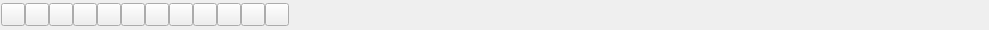
<?xml version="1.0" encoding="UTF-8"?>
<ui version="4.0">
 <class>QG_SnapToolBar</class>
 <widget class="QWidget" name="QG_SnapToolBar">
  <property name="geometry">
   <rect>
    <x>0</x>
    <y>0</y>
    <width>989</width>
    <height>30</height>
   </rect>
  </property>
  <property name="sizePolicy">
   <sizepolicy hsizetype="Preferred" vsizetype="Preferred">
    <horstretch>0</horstretch>
    <verstretch>0</verstretch>
   </sizepolicy>
  </property>
  <property name="minimumSize">
   <size>
    <width>373</width>
    <height>24</height>
   </size>
  </property>
  <property name="windowTitle">
   <string>Snap</string>
  </property>
  <layout class="QHBoxLayout" name="horizontalLayout">
   <property name="spacing">
    <number>0</number>
   </property>
   <property name="leftMargin">
    <number>1</number>
   </property>
   <property name="topMargin">
    <number>0</number>
   </property>
   <property name="rightMargin">
    <number>0</number>
   </property>
   <property name="bottomMargin">
    <number>0</number>
   </property>
   <item>
    <widget class="QToolButton" name="bEndpoint">
     <property name="toolTip">
      <string>Snap to Endpoints</string>
     </property>
     <property name="text">
      <string/>
     </property>
     <property name="icon">
      <iconset resource="../../../res/extui/extui.qrc">
       <normaloff>:/extui/snapendpoint.png</normaloff>:/extui/snapendpoint.png</iconset>
     </property>
     <property name="checkable">
      <bool>true</bool>
     </property>
    </widget>
   </item>
   <item>
    <widget class="QToolButton" name="bMiddle">
     <property name="toolTip">
      <string>Snap to equidistant points of entity</string>
     </property>
     <property name="text">
      <string/>
     </property>
     <property name="icon">
      <iconset resource="../../../res/extui/extui.qrc">
       <normaloff>:/extui/snapmiddle.png</normaloff>:/extui/snapmiddle.png</iconset>
     </property>
     <property name="checkable">
      <bool>true</bool>
     </property>
    </widget>
   </item>
   <item>
    <widget class="QToolButton" name="bCenter">
     <property name="toolTip">
      <string>Snap to center points</string>
     </property>
     <property name="text">
      <string/>
     </property>
     <property name="icon">
      <iconset resource="../../../res/extui/extui.qrc">
       <normaloff>:/extui/snapcenter.png</normaloff>:/extui/snapcenter.png</iconset>
     </property>
     <property name="checkable">
      <bool>true</bool>
     </property>
    </widget>
   </item>
   <item>
    <widget class="QToolButton" name="bIntersection">
     <property name="toolTip">
      <string>Snap to intersections automatically</string>
     </property>
     <property name="text">
      <string/>
     </property>
     <property name="icon">
      <iconset resource="../../../res/extui/extui.qrc">
       <normaloff>:/extui/snapintersection.png</normaloff>:/extui/snapintersection.png</iconset>
     </property>
     <property name="checkable">
      <bool>true</bool>
     </property>
    </widget>
   </item>
   <item>
    <widget class="QToolButton" name="bOnEntity">
     <property name="toolTip">
      <string>Snap to closest point on entity</string>
     </property>
     <property name="text">
      <string/>
     </property>
     <property name="icon">
      <iconset resource="../../../res/extui/extui.qrc">
       <normaloff>:/extui/snaponentity.png</normaloff>:/extui/snaponentity.png</iconset>
     </property>
     <property name="checkable">
      <bool>true</bool>
     </property>
    </widget>
   </item>
   <item>
    <widget class="QToolButton" name="bDist">
     <property name="toolTip">
      <string>Snap to point with given distance to endpoint</string>
     </property>
     <property name="text">
      <string/>
     </property>
     <property name="icon">
      <iconset resource="../../../res/extui/extui.qrc">
       <normaloff>:/extui/snapdist.png</normaloff>:/extui/snapdist.png</iconset>
     </property>
     <property name="checkable">
      <bool>true</bool>
     </property>
    </widget>
   </item>
   <item>
    <widget class="QToolButton" name="bIntersectionManual">
     <property name="toolTip">
      <string>Snap to intersections manually</string>
     </property>
     <property name="text">
      <string/>
     </property>
     <property name="icon">
      <iconset resource="../../../res/extui/extui.qrc">
       <normaloff>:/extui/snapintersectionm.png</normaloff>:/extui/snapintersectionm.png</iconset>
     </property>
     <property name="checkable">
      <bool>true</bool>
     </property>
    </widget>
   </item>
   <item>
    <widget class="QToolButton" name="bGrid">
     <property name="toolTip">
      <string>Snap to grid</string>
     </property>
     <property name="text">
      <string/>
     </property>
     <property name="icon">
      <iconset resource="../../../res/extui/extui.qrc">
       <normaloff>:/extui/snapgrid.png</normaloff>:/extui/snapgrid.png</iconset>
     </property>
     <property name="checkable">
      <bool>true</bool>
     </property>
    </widget>
   </item>
   <item>
    <widget class="QToolButton" name="bResHorizontal">
     <property name="toolTip">
      <string>Restrict Horizontally</string>
     </property>
     <property name="text">
      <string/>
     </property>
     <property name="icon">
      <iconset resource="../../../res/extui/extui.qrc">
       <normaloff>:/extui/restricthorizontal.png</normaloff>:/extui/restricthorizontal.png</iconset>
     </property>
     <property name="checkable">
      <bool>true</bool>
     </property>
    </widget>
   </item>
   <item>
    <widget class="QToolButton" name="bResVertical">
     <property name="toolTip">
      <string>Restrict Vertically</string>
     </property>
     <property name="text">
      <string/>
     </property>
     <property name="icon">
      <iconset resource="../../../res/extui/extui.qrc">
       <normaloff>:/extui/restrictvertical.png</normaloff>:/extui/restrictvertical.png</iconset>
     </property>
     <property name="checkable">
      <bool>true</bool>
     </property>
    </widget>
   </item>
   <item>
    <widget class="QToolButton" name="bRelZero">
     <property name="toolTip">
      <string>Move relative Zero</string>
     </property>
     <property name="text">
      <string/>
     </property>
     <property name="icon">
      <iconset resource="../../../res/extui/extui.qrc">
       <normaloff>:/extui/relzeromove.png</normaloff>:/extui/relzeromove.png</iconset>
     </property>
     <property name="checkable">
      <bool>false</bool>
     </property>
    </widget>
   </item>
   <item>
    <widget class="QToolButton" name="bLockRelZero">
     <property name="toolTip">
      <string>Lock relative Zero</string>
     </property>
     <property name="text">
      <string/>
     </property>
     <property name="icon">
      <iconset resource="../../../res/extui/extui.qrc">
       <normaloff>:/extui/relzerolock.png</normaloff>:/extui/relzerolock.png</iconset>
     </property>
     <property name="checkable">
      <bool>true</bool>
     </property>
    </widget>
   </item>
   <item>
    <spacer name="horizontalSpacer">
     <property name="orientation">
      <enum>Qt::Horizontal</enum>
     </property>
     <property name="sizeHint" stdset="0">
      <size>
       <width>40</width>
       <height>20</height>
      </size>
     </property>
    </spacer>
   </item>
  </layout>
 </widget>
 <layoutdefault spacing="6" margin="11"/>
 <resources>
  <include location="../../../res/extui/extui.qrc"/>
 </resources>
 <connections>
  <connection>
   <sender>bGrid</sender>
   <signal>clicked()</signal>
   <receiver>QG_SnapToolBar</receiver>
   <slot>snapGrid()</slot>
   <hints>
    <hint type="sourcelabel">
     <x>20</x>
     <y>20</y>
    </hint>
    <hint type="destinationlabel">
     <x>20</x>
     <y>20</y>
    </hint>
   </hints>
  </connection>
  <connection>
   <sender>bEndpoint</sender>
   <signal>clicked()</signal>
   <receiver>QG_SnapToolBar</receiver>
   <slot>snapEndpoint()</slot>
   <hints>
    <hint type="sourcelabel">
     <x>20</x>
     <y>20</y>
    </hint>
    <hint type="destinationlabel">
     <x>20</x>
     <y>20</y>
    </hint>
   </hints>
  </connection>
  <connection>
   <sender>bOnEntity</sender>
   <signal>clicked()</signal>
   <receiver>QG_SnapToolBar</receiver>
   <slot>snapOnEntity()</slot>
   <hints>
    <hint type="sourcelabel">
     <x>20</x>
     <y>20</y>
    </hint>
    <hint type="destinationlabel">
     <x>20</x>
     <y>20</y>
    </hint>
   </hints>
  </connection>
  <connection>
   <sender>bCenter</sender>
   <signal>clicked()</signal>
   <receiver>QG_SnapToolBar</receiver>
   <slot>snapCenter()</slot>
   <hints>
    <hint type="sourcelabel">
     <x>20</x>
     <y>20</y>
    </hint>
    <hint type="destinationlabel">
     <x>20</x>
     <y>20</y>
    </hint>
   </hints>
  </connection>
  <connection>
   <sender>bMiddle</sender>
   <signal>clicked()</signal>
   <receiver>QG_SnapToolBar</receiver>
   <slot>snapMiddle()</slot>
   <hints>
    <hint type="sourcelabel">
     <x>20</x>
     <y>20</y>
    </hint>
    <hint type="destinationlabel">
     <x>20</x>
     <y>20</y>
    </hint>
   </hints>
  </connection>
  <connection>
   <sender>bDist</sender>
   <signal>clicked()</signal>
   <receiver>QG_SnapToolBar</receiver>
   <slot>snapDist()</slot>
   <hints>
    <hint type="sourcelabel">
     <x>20</x>
     <y>20</y>
    </hint>
    <hint type="destinationlabel">
     <x>20</x>
     <y>20</y>
    </hint>
   </hints>
  </connection>
  <connection>
   <sender>bIntersection</sender>
   <signal>clicked()</signal>
   <receiver>QG_SnapToolBar</receiver>
   <slot>snapIntersection()</slot>
   <hints>
    <hint type="sourcelabel">
     <x>20</x>
     <y>20</y>
    </hint>
    <hint type="destinationlabel">
     <x>20</x>
     <y>20</y>
    </hint>
   </hints>
  </connection>
  <connection>
   <sender>bRelZero</sender>
   <signal>clicked()</signal>
   <receiver>QG_SnapToolBar</receiver>
   <slot>setRelativeZero()</slot>
   <hints>
    <hint type="sourcelabel">
     <x>20</x>
     <y>20</y>
    </hint>
    <hint type="destinationlabel">
     <x>20</x>
     <y>20</y>
    </hint>
   </hints>
  </connection>
  <connection>
   <sender>bLockRelZero</sender>
   <signal>toggled(bool)</signal>
   <receiver>QG_SnapToolBar</receiver>
   <slot>lockRelativeZero(bool)</slot>
   <hints>
    <hint type="sourcelabel">
     <x>20</x>
     <y>20</y>
    </hint>
    <hint type="destinationlabel">
     <x>20</x>
     <y>20</y>
    </hint>
   </hints>
  </connection>
  <connection>
   <sender>bResHorizontal</sender>
   <signal>clicked()</signal>
   <receiver>QG_SnapToolBar</receiver>
   <slot>restrictHorizontal()</slot>
   <hints>
    <hint type="sourcelabel">
     <x>20</x>
     <y>20</y>
    </hint>
    <hint type="destinationlabel">
     <x>20</x>
     <y>20</y>
    </hint>
   </hints>
  </connection>
  <connection>
   <sender>bResVertical</sender>
   <signal>clicked()</signal>
   <receiver>QG_SnapToolBar</receiver>
   <slot>restrictVertical()</slot>
   <hints>
    <hint type="sourcelabel">
     <x>20</x>
     <y>20</y>
    </hint>
    <hint type="destinationlabel">
     <x>20</x>
     <y>20</y>
    </hint>
   </hints>
  </connection>
  <connection>
   <sender>bIntersectionManual</sender>
   <signal>clicked()</signal>
   <receiver>QG_SnapToolBar</receiver>
   <slot>snapIntersectionManual()</slot>
   <hints>
    <hint type="sourcelabel">
     <x>20</x>
     <y>20</y>
    </hint>
    <hint type="destinationlabel">
     <x>20</x>
     <y>20</y>
    </hint>
   </hints>
  </connection>
 </connections>
</ui>
